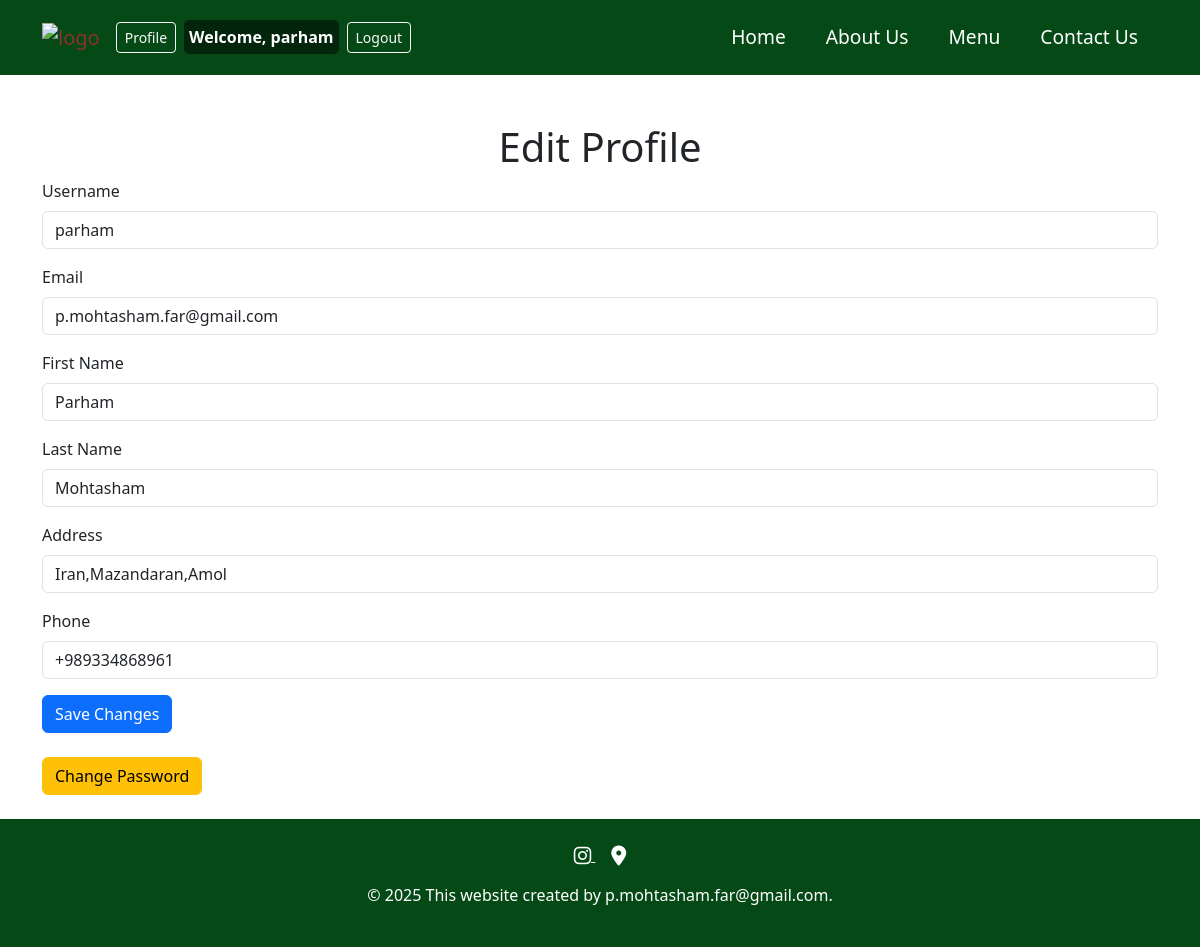
Page /accounts/edit_profile/ (signed in) on the committed database.
### accounts/models.py (models this page shows, shortened)
class CustomUser(AbstractUser):
    phone = models.CharField(max_length=255)
    address = models.CharField(max_length=255)
    joined = models.DateTimeField(auto_now_add=True)
    image = models.ImageField(upload_to='profile_images/',  default='profile.jpg')

### accounts/views.py (the view)
# urls.py: path('edit_profile/', edit_profile, name='edit_profile'),
def edit_profile(request):
    user = request.user
    form = CustomUserChangeForm(instance=user)
    if request.method == 'POST':
        form = CustomUserChangeForm(request.POST, instance=request.user)
        if form.is_valid():
            form.save()
            return redirect('profile')
    else:
        form = CustomUserChangeForm(instance=request.user)
    return render(request, 'registration/edit_profile.html', {'form': form})

### accounts/forms.py
class CustomUserChangeForm(UserChangeForm):
    class Meta:
        model = CustomUser
        fields = ('image','username', 'email', 'first_name', 'last_name', 'address', 'phone')

### templates/registration/edit_profile.html (shortened to what this page needs)
{% extends 'base.html' %}
{% block content %}
<div class="container mt-5">
    <h1 class="text-center">Edit Profile</h1>
    <form method="POST" action="">
        <div class="mb-3">
            <label for="username" class="form-label">Username</label>
            <input type="text" class="form-control" id="username" name="username" value="{{ user.username }}" required>
        </div>
        <div class="mb-3">
            <label for="email" class="form-label">Email</label>
            <input type="email" class="form-control" id="email" name="email" value="{{ user.email }}" required>
        </div>
        <div class="mb-3">
            <label for="first_name" class="form-label">First Name</label>
            <input type="text" class="form-control" id="first_name" name="first_name" value="{{ user.first_name }}">
        </div>
        <div class="mb-3">
            <label for="last_name" class="form-label">Last Name</label>
            <input type="text" class="form-control" id="last_name" name="last_name" value="{{ user.last_name }}">
        </div>
        <div class="mb-3">
            <label for="address" class="form-label">Address</label>
            <input type="text" class="form-control" id="address" name="address" value="{{ user.address }}">
        </div>
        <div class="mb-3">
            <label for="phone" class="form-label">Phone</label>
            <input type="text" class="form-control" id="phone" name="phone" value="{{ user.phone }}">
        </div>
        <button type="submit" class="btn btn-primary mb-4">Save Changes</button>
    </form>
    <a href="{% url 'password_change' %}"><button  class="btn btn-warning mb-4">Change Password</button></a>
</div>
{% endblock %}

### templates/base.html (shortened to what this page needs)
{% load static %}
<!DOCTYPE html>
<html lang="en">
<head>
    <link href="https://cdn.jsdelivr.net/npm/bootstrap@5.3.2/dist/css/bootstrap.min.css" rel="stylesheet">
    <link rel="stylesheet" href="https://cdnjs.cloudflare.com/ajax/libs/font-awesome/6.0.0-beta3/css/all.min.css">
    <link rel="stylesheet" href="{% static 'css/styles.css' %}">
</head>
<body>
    <nav class="navbar navbar-expand-lg">
        <div class="container d-flex align-items-center justify-content-between">
          <div class="d-flex align-items-center">
              {% if not user.is_authenticated %}
                <a class="navbar-brand me-3" href="{% url 'home' %}">
                    <img src="{% static 'images/logo.png' %}" alt="logo" class="logo" style="height: 80px;">
                </a>
                <a href="{% url 'login' %}" class="btn btn-outline-light btn-sm me-2">Login</a>
                <a href="{% url 'signup' %}" class="btn btn-success btn-sm">Sign Up</a>
              {% else %}
                <a class="navbar-brand me-3" href="{% url 'home' %}">
                    <img src="" alt="logo" class="profile-image" style="height: 80px;">
                </a>
                  <a href="{% url 'profile'  %}" class="btn btn-outline-light btn-sm me-2">Profile</a>
                  <p class="text-white me-2 welcome-text">Welcome, {{ user.username }}</p>
                  <form method="POST" action="{% url 'logout' %}">
                      <button type="submit" class="btn btn-outline-light btn-sm">Logout</button>
                  </form>
              {% endif %}
          </div>
          <div class="collapse navbar-collapse" id="navbarNav">
              <ul class="navbar-nav ms-auto">
                  <li class="nav-item"><a class="nav-link" href="{% url 'home' %}">Home</a></li>
                  <li class="nav-item"><a class="nav-link" href="{% url 'about' %}">About Us</a></li>
                  <li class="nav-item"><a class="nav-link" href="{% url 'categories' %}">Menu</a></li>
                  <li class="nav-item"><a class="nav-link" href="{% url 'contact' %}">Contact Us</a></li>
              </ul>
          </div>
        </div>
    </nav>
    <div class="content">
        {% block content %}
        {% endblock content %}
    </div>
    <footer class="footer text-center text-white py-4">
        <div class="container">
            <div class="social-links mb-3">
                <a href="https://www.instagram.com/fragola.tr" target="_blank" class="text-white me-3">
                    <i class="fab fa-instagram fa-lg"></i>
                </a>
                <a href="https://maps.app.goo.gl/eCBG12rXEn5f89TR6?g_st=aw" target="_blank" class="text-white">
                    <i class="fas fa-map-marker-alt fa-lg"></i>
                </a>
            </div>
            <p>&copy; 2025 This website created by p.mohtasham.far@gmail.com.</p>
        </div>
    </footer>
</body>

### static/css/styles.css (style rules this page uses)
html, body { height: 100%; margin: 0; }
body { display: flex; flex-direction: column; }
.content { flex: 1; }
.welcome-text { font-size: 16px; font-weight: bold; margin: 0; padding: 5px; background-color: rgba(0, 0, 0, 0.5); border-radius: 5px; }
.footer { background-color: rgb(5, 74, 22); color: white; text-align: center; padding: 10px; }
.nav-link { color: white; }
.navbar { background-color: rgb(5, 74, 22); }
.navbar-brand { color: rgb(138, 49, 49); }
.navbar-nav .nav-item .nav-link { font-size: 1.2em; padding: 15px 20px; }

### rows in the picture
CustomUser: username "parham", email "p.mohtasham.far@gmail.com", first_name "Parham", last_name "Mohtasham", address "Iran,Mazandaran,Amol", phone "+989334868961"
